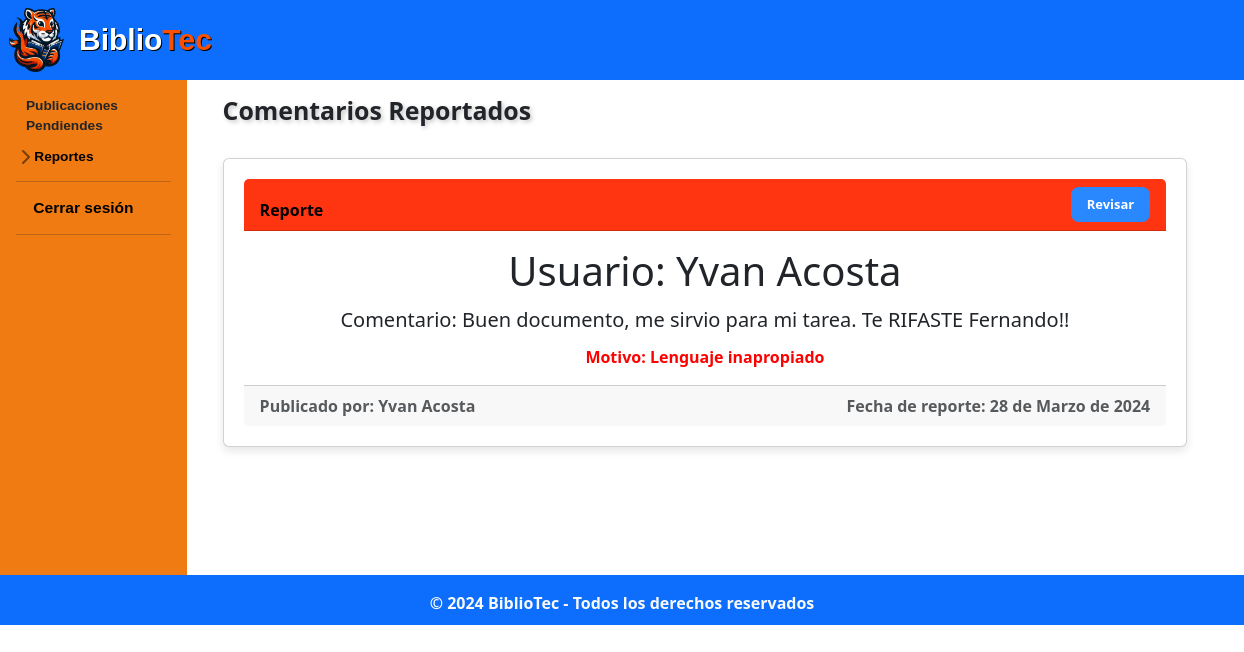
The app's page /administracion/administrador/rep_comentario_pendiente.php, older data.
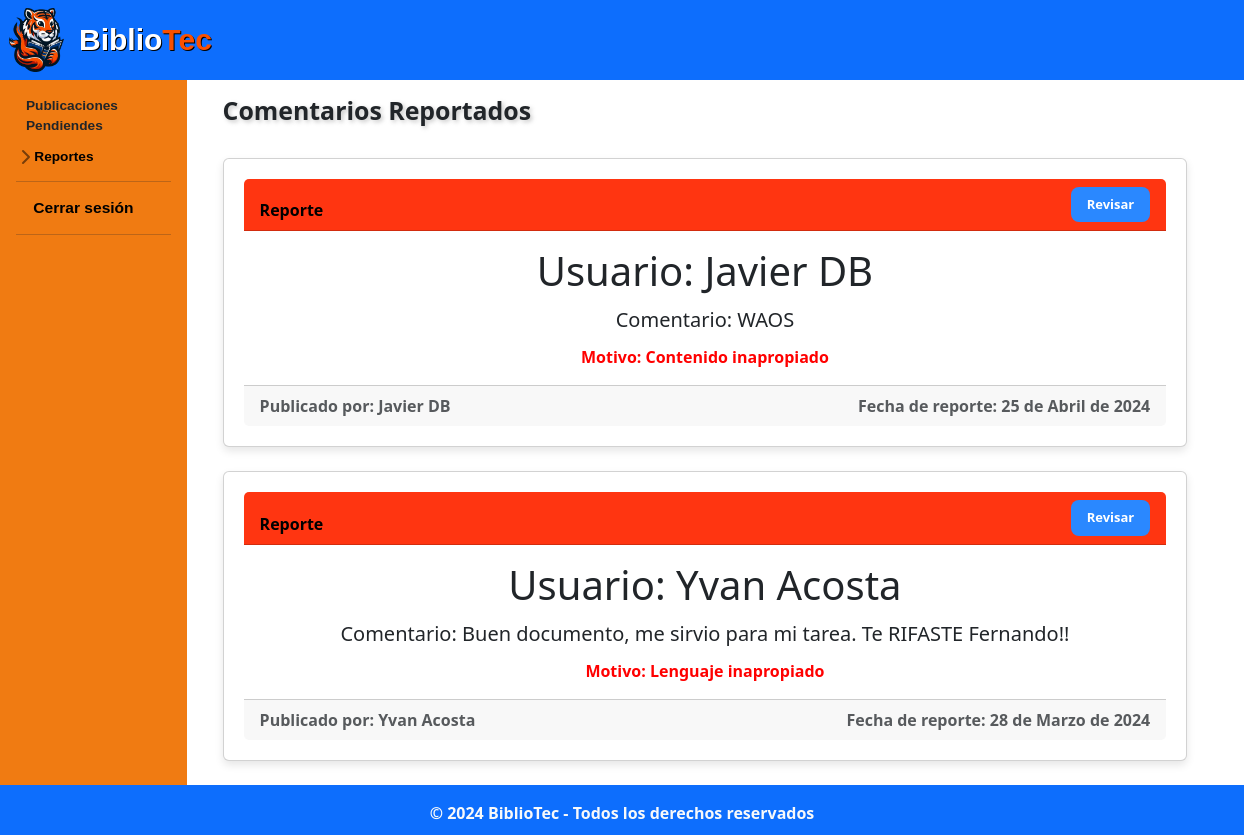
The same page, newer data.
### tables this page shows
CREATE TABLE IF NOT EXISTS `comentario` (
  `idComent` int NOT NULL AUTO_INCREMENT,
  `idPub` int NOT NULL,
  `idUsuario` int NOT NULL,
  `text_Coment` text NOT NULL,
  `fecha_Coment` date NOT NULL,
  PRIMARY KEY (`idComent`),
  KEY `fk_Comentario_Publicacion_idx` (`idPub`),
  KEY `fk_Comentario_Usuario1_idx` (`idUsuario`)
);

CREATE TABLE IF NOT EXISTS `usuario` (
  `idUsuario` int NOT NULL AUTO_INCREMENT,
  `nom_Us` varchar(50) NOT NULL,
  `apell_Us` varchar(50) NOT NULL,
  `carrera_Us` varchar(70) NOT NULL,
  `semestre_Us` varchar(50) NOT NULL,
  `correo_Us` varchar(100) NOT NULL,
  `contra_Us` varchar(60) NOT NULL,
  PRIMARY KEY (`idUsuario`),
  KEY `carrera_Us` (`carrera_Us`)
);

CREATE TABLE IF NOT EXISTS `reportecomentario` (
  `idReporteCom` int NOT NULL AUTO_INCREMENT,
  `idComent` int NOT NULL,
  `fecha_Report` date NOT NULL,
  `motivo_Report` varchar(70) NOT NULL,
  `estado_Report` tinyint NOT NULL,
  PRIMARY KEY (`idReporteCom`),
  KEY `fk_ReporteComentario_Comentario1_idx` (`idComent`)
);

### php/functions.php (called while the page is built, shortened)
<?php
class functions
{
    public static function convertirFecha($fecha)
    {
        $fecha_timestamp = strtotime($fecha);
        $hoy = strtotime('today');
        $ayer = strtotime('yesterday');
        if ($fecha_timestamp >= $hoy) {
            return 'Hoy';
        }
        elseif ($fecha_timestamp >= $ayer) {
            return 'Ayer';
        }
        else {
            $diferencia = floor((time() - $fecha_timestamp) / (60 * 60 * 24));
            if ($diferencia <= 7) {
                return "Hace $diferencia días";
            } else {
                return self::fechaCompleta($fecha);
            }
        }
    }
    private static function fechaCompleta($fecha)
    {
        $fecha = new DateTime($fecha);
        $fecha = $fecha->format('d-m-Y');
        $dateArr = explode("-", $fecha);
        $dateArr[1] = self::mes($dateArr[1]);
        $fechaN = implode(" de ", $dateArr);
        return $fechaN;
    }
    private static function mes($month)
    {
        switch ($month) {
            case '03':
                return 'Marzo';
                break;
            case '04':
                return 'Abril';
                break;
            case '05':
                return 'Mayo';
                break;
        }
    }
}

### administracion/administrador/rep_comentario_pendiente.php (the view, shortened to what the changed rows need)
<?php
$link = include('../../php/conexion.php');
include('../../php/functions.php');
$query_rc = "SELECT * FROM 	reportecomentario ORDER BY idReporteCom DESC";
$query_c = "SELECT c.*, u.nom_Us, u.apell_Us FROM comentario c
            JOIN usuario u ON c.idUsuario = u.idUsuario
            WHERE c.idComent IN (SELECT idComent FROM reportecomentario)
            ORDER BY c.idComent DESC ";
$registros_rc = mysqli_query($link, $query_rc);
$registros_c = mysqli_query($link, $query_c);
?>
<!DOCTYPE html>
<html lang="es">
<head>
  <link rel="stylesheet" href="../../css/normalizar.css">
  <link rel="stylesheet" href="../../css/estilos.css">
  <link rel="stylesheet" href="../../css/hover-min.css">
  <link rel="stylesheet" href="../../css/animate.css">
  <link rel="stylesheet" href="../../css/sidebars.css">
  <link rel="stylesheet" href="https://cdnjs.cloudflare.com/ajax/libs/animate.css/4.1.1/animate.min.css" />
  <link href="https://cdn.jsdelivr.net/npm/bootstrap@5.3.3/dist/css/bootstrap.min.css" rel="stylesheet">
  <link rel="stylesheet" href="https://cdn.jsdelivr.net/npm/bootstrap-icons@1.11.3/font/bootstrap-icons.min.css">
</head>
<body>
  <div class="container-fluid">
    <div class="row" >
      <main role="main" class="col-md-9 ml-sm-auto col-lg-10 px-4">
        <div class="container mt-3">
          <h2 style="user-select: none;font-size: 2vmax;text-shadow: 2px 2px 4px rgba(114, 114, 114, 0.4);
          margin-top: 0.5vmax;"><b>Comentarios Reportados</b></h2>
          <br>
          <?php
          while ($fila = mysqli_fetch_array($registros_rc) and $fila2 = mysqli_fetch_array($registros_c)) {
          ?>
          <div class="publicacion card mb-4">
            <div class="card-header d-flex justify-content-between align-items-end" style="background-color: #FF3511; color: #000000;">
                Reporte
              <div class="col text-end align-items-end mx-auto">
                <a class="col-sm-1.5" style="background-color: #2A88FF; color: #FFFFFF; font-size: small;" name="fade" href="reporte_comentario.php?id=<?php echo $fila['idComent']; ?>"  class="btn btn-primary my-0 ">
                Revisar</a>
              </div>
            </div>
              <div class="card-body">
                <h3 class="card-title display-6"><b>Usuario: <?php echo $fila2['nom_Us']; ?>  <?php echo $fila2['apell_Us'];?></b></h3>
                <p class="card-text lead">Comentario: <?php echo ($fila2['text_Coment']); ?></p>
                <p class="card-text" style="color: red;">Motivo: <?php echo ($fila['motivo_Report']); ?></p>
              </div>
              <div class="card-footer d-flex text-muted justify-content-between align-items-end">
                <span class="card-text comment-date mb-0">Publicado por: <?php echo $fila2['nom_Us'] . " " . $fila2['apell_Us']; ?></span>
                <span class="card-text comment-date mb-0">Fecha de reporte: <?php echo functions::convertirFecha($fila['fecha_Report']); ?></span>
              </div>
          </div>
          <?php
          }
          ?>
        </div>
      </main>
    </div>
  </div>
</body>
</html>

Row changes from the older to the newer data that the page shows:
now on this page (row unchanged): comentario: idUsuario.nom_Us "Javier", idUsuario.apell_Us "DB", text_Coment "WAOS"
added reportecomentario: motivo_Report "Contenido inapropiado", fecha_Report "25 de Abril de 2024"
